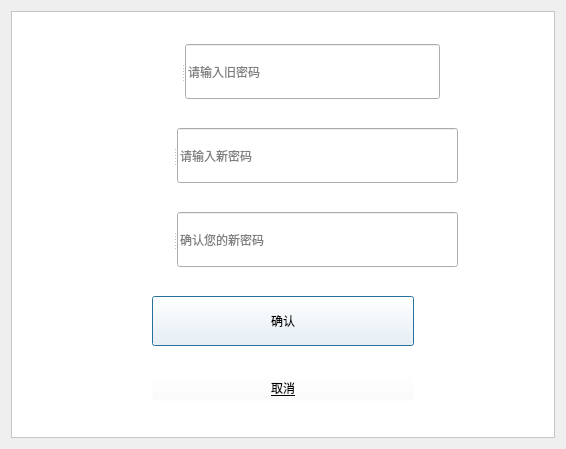
<?xml version="1.0" encoding="UTF-8"?>
<ui version="4.0">
 <class>resetCode_ui</class>
 <widget class="QDialog" name="resetCode_ui">
  <property name="geometry">
   <rect>
    <x>0</x>
    <y>0</y>
    <width>566</width>
    <height>449</height>
   </rect>
  </property>
  <property name="windowTitle">
   <string>Dialog</string>
  </property>
  <layout class="QVBoxLayout" name="verticalLayout">
   <item>
    <widget class="QFrame" name="frame">
     <property name="styleSheet">
      <string notr="true">#frame{background-color: rgb(255, 255, 255);}</string>
     </property>
     <property name="frameShape">
      <enum>QFrame::StyledPanel</enum>
     </property>
     <property name="frameShadow">
      <enum>QFrame::Raised</enum>
     </property>
     <layout class="QVBoxLayout" name="verticalLayout_2">
      <item>
       <layout class="QHBoxLayout" name="horizontalLayout_2" stretch="1,3,1">
        <item>
         <spacer name="horizontalSpacer">
          <property name="orientation">
           <enum>Qt::Horizontal</enum>
          </property>
          <property name="sizeHint" stdset="0">
           <size>
            <width>40</width>
            <height>20</height>
           </size>
          </property>
         </spacer>
        </item>
        <item>
         <widget class="QSplitter" name="splitter_3">
          <property name="orientation">
           <enum>Qt::Horizontal</enum>
          </property>
          <widget class="QLabel" name="label_3">
           <property name="minimumSize">
            <size>
             <width>55</width>
             <height>55</height>
            </size>
           </property>
           <property name="maximumSize">
            <size>
             <width>55</width>
             <height>55</height>
            </size>
           </property>
           <property name="styleSheet">
            <string notr="true">border-image: url(:/new/prefix1/m_icon/lock.png);</string>
           </property>
           <property name="text">
            <string/>
           </property>
          </widget>
          <widget class="QLineEdit" name="lineOldCode">
           <property name="echoMode">
            <enum>QLineEdit::Password</enum>
           </property>
           <property name="placeholderText">
            <string>请输入旧密码</string>
           </property>
          </widget>
         </widget>
        </item>
        <item>
         <spacer name="horizontalSpacer_2">
          <property name="orientation">
           <enum>Qt::Horizontal</enum>
          </property>
          <property name="sizeHint" stdset="0">
           <size>
            <width>40</width>
            <height>20</height>
           </size>
          </property>
         </spacer>
        </item>
       </layout>
      </item>
      <item>
       <layout class="QHBoxLayout" name="horizontalLayout_3" stretch="1,4,1">
        <item>
         <spacer name="horizontalSpacer_3">
          <property name="orientation">
           <enum>Qt::Horizontal</enum>
          </property>
          <property name="sizeHint" stdset="0">
           <size>
            <width>40</width>
            <height>20</height>
           </size>
          </property>
         </spacer>
        </item>
        <item>
         <widget class="QSplitter" name="splitter">
          <property name="orientation">
           <enum>Qt::Horizontal</enum>
          </property>
          <widget class="QLabel" name="label_5">
           <property name="minimumSize">
            <size>
             <width>65</width>
             <height>55</height>
            </size>
           </property>
           <property name="maximumSize">
            <size>
             <width>65</width>
             <height>55</height>
            </size>
           </property>
           <property name="styleSheet">
            <string notr="true">border-image: url(:/new/prefix1/m_icon/newCode.png);</string>
           </property>
           <property name="text">
            <string/>
           </property>
          </widget>
          <widget class="QLineEdit" name="lineNewCode">
           <property name="echoMode">
            <enum>QLineEdit::Password</enum>
           </property>
           <property name="placeholderText">
            <string>请输入新密码</string>
           </property>
          </widget>
         </widget>
        </item>
        <item>
         <spacer name="horizontalSpacer_4">
          <property name="orientation">
           <enum>Qt::Horizontal</enum>
          </property>
          <property name="sizeHint" stdset="0">
           <size>
            <width>40</width>
            <height>20</height>
           </size>
          </property>
         </spacer>
        </item>
       </layout>
      </item>
      <item>
       <layout class="QHBoxLayout" name="horizontalLayout_4" stretch="1,4,1">
        <item>
         <spacer name="horizontalSpacer_5">
          <property name="orientation">
           <enum>Qt::Horizontal</enum>
          </property>
          <property name="sizeHint" stdset="0">
           <size>
            <width>40</width>
            <height>20</height>
           </size>
          </property>
         </spacer>
        </item>
        <item>
         <widget class="QSplitter" name="splitter_2">
          <property name="orientation">
           <enum>Qt::Horizontal</enum>
          </property>
          <widget class="QLabel" name="label_4">
           <property name="minimumSize">
            <size>
             <width>65</width>
             <height>55</height>
            </size>
           </property>
           <property name="maximumSize">
            <size>
             <width>65</width>
             <height>55</height>
            </size>
           </property>
           <property name="styleSheet">
            <string notr="true">border-image: url(:/new/prefix1/m_icon/newCode.png);</string>
           </property>
           <property name="text">
            <string/>
           </property>
          </widget>
          <widget class="QLineEdit" name="lineCodeRepeat">
           <property name="echoMode">
            <enum>QLineEdit::Password</enum>
           </property>
           <property name="placeholderText">
            <string>确认您的新密码</string>
           </property>
          </widget>
         </widget>
        </item>
        <item>
         <spacer name="horizontalSpacer_6">
          <property name="orientation">
           <enum>Qt::Horizontal</enum>
          </property>
          <property name="sizeHint" stdset="0">
           <size>
            <width>40</width>
            <height>20</height>
           </size>
          </property>
         </spacer>
        </item>
       </layout>
      </item>
      <item>
       <layout class="QHBoxLayout" name="horizontalLayout_6" stretch="1,2,1">
        <item>
         <spacer name="horizontalSpacer_7">
          <property name="orientation">
           <enum>Qt::Horizontal</enum>
          </property>
          <property name="sizeHint" stdset="0">
           <size>
            <width>40</width>
            <height>20</height>
           </size>
          </property>
         </spacer>
        </item>
        <item>
         <widget class="QPushButton" name="btnOK">
          <property name="minimumSize">
           <size>
            <width>0</width>
            <height>50</height>
           </size>
          </property>
          <property name="cursor">
           <cursorShape>PointingHandCursor</cursorShape>
          </property>
          <property name="styleSheet">
           <string notr="true">background-color: rgba(255, 255, 255, 40);
font: 12pt &quot;AcadEref&quot;;</string>
          </property>
          <property name="text">
           <string>确认</string>
          </property>
         </widget>
        </item>
        <item>
         <spacer name="horizontalSpacer_8">
          <property name="orientation">
           <enum>Qt::Horizontal</enum>
          </property>
          <property name="sizeHint" stdset="0">
           <size>
            <width>40</width>
            <height>20</height>
           </size>
          </property>
         </spacer>
        </item>
       </layout>
      </item>
      <item>
       <layout class="QHBoxLayout" name="horizontalLayout_5" stretch="1,2,1">
        <item>
         <spacer name="horizontalSpacer_9">
          <property name="orientation">
           <enum>Qt::Horizontal</enum>
          </property>
          <property name="sizeHint" stdset="0">
           <size>
            <width>40</width>
            <height>20</height>
           </size>
          </property>
         </spacer>
        </item>
        <item>
         <widget class="QPushButton" name="btnCancel">
          <property name="cursor">
           <cursorShape>PointingHandCursor</cursorShape>
          </property>
          <property name="styleSheet">
           <string notr="true">font: 9pt &quot;AcadEref&quot;;
text-decoration: underline;
background-color: rgba(255, 255, 255, 0);</string>
          </property>
          <property name="text">
           <string>取消</string>
          </property>
         </widget>
        </item>
        <item>
         <spacer name="horizontalSpacer_10">
          <property name="orientation">
           <enum>Qt::Horizontal</enum>
          </property>
          <property name="sizeHint" stdset="0">
           <size>
            <width>40</width>
            <height>20</height>
           </size>
          </property>
         </spacer>
        </item>
       </layout>
      </item>
     </layout>
    </widget>
   </item>
  </layout>
 </widget>
 <resources/>
 <connections/>
</ui>
